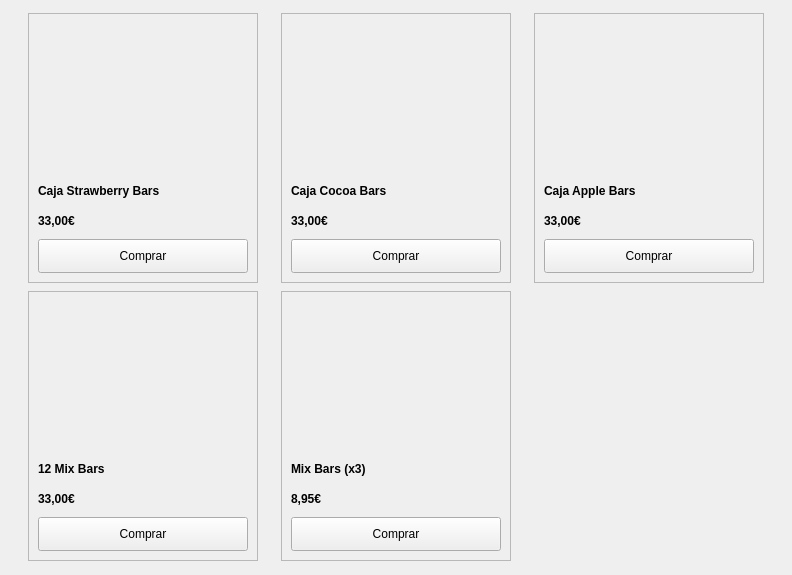
                    <widget class="QWidget" name="scrollAreaWidgetContents_9">
                     <property name="geometry">
                      <rect>
                       <x>0</x>
                       <y>-78</y>
                       <width>792</width>
                       <height>575</height>
                      </rect>
                     </property>
                     <layout class="QGridLayout" name="gridLayout_5">
                      <item row="0" column="0">
                       <widget class="QFrame" name="frame_34">
                        <property name="minimumSize">
                         <size>
                          <width>230</width>
                          <height>270</height>
                         </size>
                        </property>
                        <property name="maximumSize">
                         <size>
                          <width>230</width>
                          <height>270</height>
                         </size>
                        </property>
                        <property name="frameShape">
                         <enum>QFrame::StyledPanel</enum>
                        </property>
                        <property name="frameShadow">
                         <enum>QFrame::Raised</enum>
                        </property>
                        <layout class="QVBoxLayout" name="verticalLayout_55">
                         <item>
                          <widget class="QLabel" name="labelm_shot">
                           <property name="minimumSize">
                            <size>
                             <width>200</width>
                             <height>150</height>
                            </size>
                           </property>
                           <property name="maximumSize">
                            <size>
                             <width>200</width>
                             <height>150</height>
                            </size>
                           </property>
                           <property name="styleSheet">
                            <string notr="true">border-image: url(:/imagenes_shots/z_shot1.jpg);</string>
                           </property>
                           <property name="text">
                            <string/>
                           </property>
                          </widget>
                         </item>
                         <item>
                          <widget class="QLabel" name="label_70">
                           <property name="maximumSize">
                            <size>
                             <width>16777215</width>
                             <height>16777215</height>
                            </size>
                           </property>
                           <property name="font">
                            <font>
                             <weight>75</weight>
                             <bold>true</bold>
                             <stylestrategy>PreferDefault</stylestrategy>
                            </font>
                           </property>
                           <property name="text">
                            <string>Caja Strawberry Bars</string>
                           </property>
                          </widget>
                         </item>
                         <item>
                          <widget class="QLabel" name="precioAvenaHinchada_16">
                           <property name="maximumSize">
                            <size>
                             <width>16777215</width>
                             <height>16777215</height>
                            </size>
                           </property>
                           <property name="font">
                            <font>
                             <weight>75</weight>
                             <bold>true</bold>
                             <stylestrategy>PreferDefault</stylestrategy>
                            </font>
                           </property>
                           <property name="text">
                            <string>33,00€</string>
                           </property>
                           <property name="scaledContents">
                            <bool>false</bool>
                           </property>
                          </widget>
                         </item>
                         <item>
                          <widget class="QPushButton" name="botonComprar_39">
                           <property name="minimumSize">
                            <size>
                             <width>200</width>
                             <height>34</height>
                            </size>
                           </property>
                           <property name="text">
                            <string>Comprar</string>
                           </property>
                          </widget>
                         </item>
                        </layout>
                       </widget>
                      </item>
                      <item row="0" column="1">
                       <widget class="QFrame" name="frame_33">
                        <property name="minimumSize">
                         <size>
                          <width>230</width>
                          <height>270</height>
                         </size>
                        </property>
                        <property name="maximumSize">
                         <size>
                          <width>230</width>
                          <height>270</height>
                         </size>
                        </property>
                        <property name="frameShape">
                         <enum>QFrame::StyledPanel</enum>
                        </property>
                        <property name="frameShadow">
                         <enum>QFrame::Raised</enum>
                        </property>
                        <layout class="QVBoxLayout" name="verticalLayout_54">
                         <item>
                          <widget class="QLabel" name="labelm_shot_2">
                           <property name="minimumSize">
                            <size>
                             <width>200</width>
                             <height>150</height>
                            </size>
                           </property>
                           <property name="maximumSize">
                            <size>
                             <width>200</width>
                             <height>150</height>
                            </size>
                           </property>
                           <property name="styleSheet">
                            <string notr="true">border-image: url(:/imagenes_shots/z_shot2.jpg);</string>
                           </property>
                           <property name="text">
                            <string/>
                           </property>
                          </widget>
                         </item>
                         <item>
                          <widget class="QLabel" name="label_68">
                           <property name="maximumSize">
                            <size>
                             <width>16777215</width>
                             <height>16777215</height>
                            </size>
                           </property>
                           <property name="font">
                            <font>
                             <weight>75</weight>
                             <bold>true</bold>
                             <stylestrategy>PreferDefault</stylestrategy>
                            </font>
                           </property>
                           <property name="text">
                            <string>Caja Cocoa Bars</string>
                           </property>
                          </widget>
                         </item>
                         <item>
                          <widget class="QLabel" name="label_69">
                           <property name="maximumSize">
                            <size>
                             <width>16777215</width>
                             <height>16777215</height>
                            </size>
                           </property>
                           <property name="font">
                            <font>
                             <weight>75</weight>
                             <bold>true</bold>
                            </font>
                           </property>
                           <property name="text">
                            <string>33,00€</string>
                           </property>
                          </widget>
                         </item>
                         <item>
                          <widget class="QPushButton" name="botonComprar_38">
                           <property name="minimumSize">
                            <size>
                             <width>200</width>
                             <height>34</height>
                            </size>
                           </property>
                           <property name="text">
                            <string>Comprar</string>
                           </property>
                          </widget>
                         </item>
                        </layout>
                       </widget>
                      </item>
                      <item row="0" column="2">
                       <widget class="QFrame" name="frame_32">
                        <property name="minimumSize">
                         <size>
                          <width>230</width>
                          <height>270</height>
                         </size>
                        </property>
                        <property name="maximumSize">
                         <size>
                          <width>230</width>
                          <height>270</height>
                         </size>
                        </property>
                        <property name="frameShape">
                         <enum>QFrame::StyledPanel</enum>
                        </property>
                        <property name="frameShadow">
                         <enum>QFrame::Raised</enum>
                        </property>
                        <layout class="QVBoxLayout" name="verticalLayout_53">
                         <item>
                          <widget class="QLabel" name="labelm_shot_3">
                           <property name="minimumSize">
                            <size>
                             <width>200</width>
                             <height>150</height>
                            </size>
                           </property>
                           <property name="maximumSize">
                            <size>
                             <width>200</width>
                             <height>150</height>
                            </size>
                           </property>
                           <property name="styleSheet">
                            <string notr="true">border-image: url(:/imagenes_shots/z_shot4.jpg);</string>
                           </property>
                           <property name="text">
                            <string/>
                           </property>
                          </widget>
                         </item>
                         <item>
                          <widget class="QLabel" name="label_66">
                           <property name="maximumSize">
                            <size>
                             <width>16777215</width>
                             <height>16777215</height>
                            </size>
                           </property>
                           <property name="font">
                            <font>
                             <weight>75</weight>
                             <bold>true</bold>
                             <stylestrategy>PreferDefault</stylestrategy>
                            </font>
                           </property>
                           <property name="text">
                            <string>Caja Apple Bars</string>
                           </property>
                          </widget>
                         </item>
                         <item>
                          <widget class="QLabel" name="label_67">
                           <property name="font">
                            <font>
                             <weight>75</weight>
                             <bold>true</bold>
                            </font>
                           </property>
                           <property name="text">
                            <string>33,00€</string>
                           </property>
                          </widget>
                         </item>
                         <item>
                          <widget class="QPushButton" name="botonComprar_37">
                           <property name="minimumSize">
                            <size>
                             <width>200</width>
                             <height>34</height>
                            </size>
                           </property>
                           <property name="text">
                            <string>Comprar</string>
                           </property>
                          </widget>
                         </item>
                        </layout>
                       </widget>
                      </item>
                      <item row="1" column="0">
                       <widget class="QFrame" name="frame_35">
                        <property name="minimumSize">
                         <size>
                          <width>230</width>
                          <height>270</height>
                         </size>
                        </property>
                        <property name="maximumSize">
                         <size>
                          <width>230</width>
                          <height>270</height>
                         </size>
                        </property>
                        <property name="frameShape">
                         <enum>QFrame::StyledPanel</enum>
                        </property>
                        <property name="frameShadow">
                         <enum>QFrame::Raised</enum>
                        </property>
                        <layout class="QVBoxLayout" name="verticalLayout_56">
                         <item>
                          <widget class="QLabel" name="labelm_shot_4">
                           <property name="minimumSize">
                            <size>
                             <width>200</width>
                             <height>150</height>
                            </size>
                           </property>
                           <property name="maximumSize">
                            <size>
                             <width>200</width>
                             <height>150</height>
                            </size>
                           </property>
                           <property name="styleSheet">
                            <string notr="true">border-image: url(:/imagenes_shots/z_shot3.jpg);</string>
                           </property>
                           <property name="text">
                            <string/>
                           </property>
                          </widget>
                         </item>
                         <item>
                          <widget class="QLabel" name="label_71">
                           <property name="maximumSize">
                            <size>
                             <width>16777215</width>
                             <height>16777215</height>
                            </size>
                           </property>
                           <property name="font">
                            <font>
                             <weight>75</weight>
                             <bold>true</bold>
                             <stylestrategy>PreferDefault</stylestrategy>
                            </font>
                           </property>
                           <property name="text">
                            <string>12 Mix Bars</string>
                           </property>
                          </widget>
                         </item>
                         <item>
                          <widget class="QLabel" name="precioAvenaHinchada_17">
                           <property name="maximumSize">
                            <size>
                             <width>16777215</width>
                             <height>16777215</height>
                            </size>
                           </property>
                           <property name="font">
                            <font>
                             <weight>75</weight>
                             <bold>true</bold>
                             <stylestrategy>PreferDefault</stylestrategy>
                            </font>
                           </property>
                           <property name="text">
                            <string>33,00€</string>
                           </property>
                           <property name="scaledContents">
                            <bool>false</bool>
                           </property>
                          </widget>
                         </item>
                         <item>
                          <widget class="QPushButton" name="botonComprar_40">
                           <property name="minimumSize">
                            <size>
                             <width>200</width>
                             <height>34</height>
                            </size>
                           </property>
                           <property name="text">
                            <string>Comprar</string>
                           </property>
                          </widget>
                         </item>
                        </layout>
                       </widget>
                      </item>
                      <item row="1" column="1">
                       <widget class="QFrame" name="frame_36">
                        <property name="minimumSize">
                         <size>
                          <width>230</width>
                          <height>270</height>
                         </size>
                        </property>
                        <property name="frameShape">
                         <enum>QFrame::StyledPanel</enum>
                        </property>
                        <property name="frameShadow">
                         <enum>QFrame::Raised</enum>
                        </property>
                        <layout class="QVBoxLayout" name="verticalLayout_57">
                         <item>
                          <widget class="QLabel" name="labelm_shot_5">
                           <property name="minimumSize">
                            <size>
                             <width>200</width>
                             <height>150</height>
                            </size>
                           </property>
                           <property name="maximumSize">
                            <size>
                             <width>200</width>
                             <height>150</height>
                            </size>
                           </property>
                           <property name="styleSheet">
                            <string notr="true">border-image: url(:/imagenes_shots/z_shot5.jpg);</string>
                           </property>
                           <property name="text">
                            <string/>
                           </property>
                          </widget>
                         </item>
                         <item>
                          <widget class="QLabel" name="label_85">
                           <property name="maximumSize">
                            <size>
                             <width>16777215</width>
                             <height>16777215</height>
                            </size>
                           </property>
                           <property name="font">
                            <font>
                             <weight>75</weight>
                             <bold>true</bold>
                             <stylestrategy>PreferDefault</stylestrategy>
                            </font>
                           </property>
                           <property name="text">
                            <string>Mix Bars (x3)</string>
                           </property>
                          </widget>
                         </item>
                         <item>
                          <widget class="QLabel" name="precioAvenaHinchada_21">
                           <property name="maximumSize">
                            <size>
                             <width>16777215</width>
                             <height>16777215</height>
                            </size>
                           </property>
                           <property name="font">
                            <font>
                             <weight>75</weight>
                             <bold>true</bold>
                             <stylestrategy>PreferDefault</stylestrategy>
                            </font>
                           </property>
                           <property name="text">
                            <string>8,95€</string>
                           </property>
                           <property name="scaledContents">
                            <bool>false</bool>
                           </property>
                          </widget>
                         </item>
                         <item>
                          <widget class="QPushButton" name="botonComprar_49">
                           <property name="minimumSize">
                            <size>
                             <width>200</width>
                             <height>34</height>
                            </size>
                           </property>
                           <property name="text">
                            <string>Comprar</string>
                           </property>
                          </widget>
                         </item>
                        </layout>
                       </widget>
                      </item>
                     </layout>
                    </widget>
